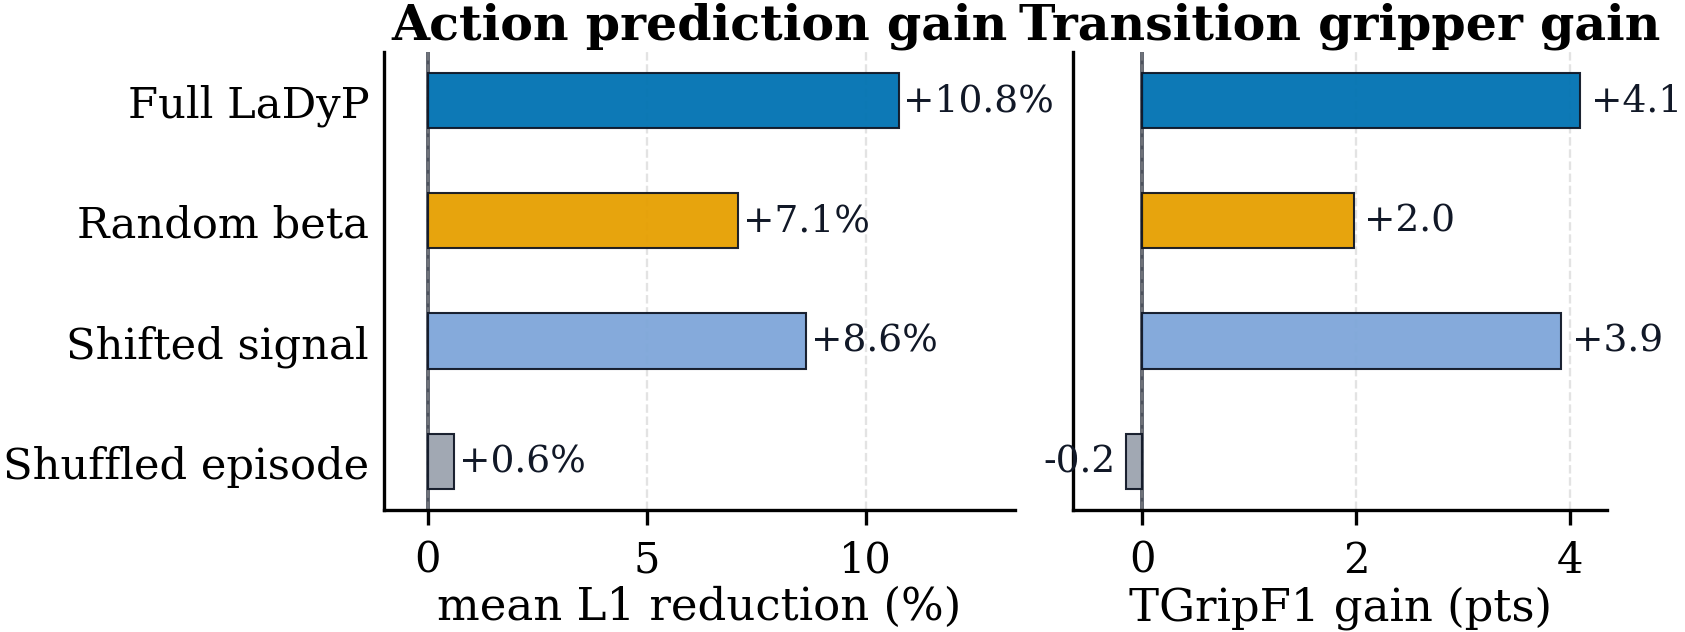

Generate this figure with Python:
from pathlib import Path
import json

import matplotlib.pyplot as plt
import numpy as np

from plot_style import apply_paper_style


OUT_DIR = Path(__file__).resolve().parent
OUT_NAME = "corrupted_control_summary"
DATA_PATH = OUT_DIR / f"{OUT_NAME}_data.json"

DATASETS = ["LIBERO", "CALVIN"]
ACTION_METRICS = ["NormL1", "TransL1", "ChunkL1"]
METHODS = ["Full LaDyP", "Random beta", "Shifted signal", "Shuffled episode"]

COLORS = {
    "Full LaDyP": "#0072B2",
    "Random beta": "#E69F00",
    "Shifted signal": "#7EA6D9",
    "Shuffled episode": "#9CA3AF",
}

PANEL_TITLE_SIZE = 12.8
AXIS_LABEL_SIZE_LOCAL = 11.8
TICK_LABEL_SIZE_LOCAL = 10.8
ROW_LABEL_SIZE = 11.2
ANNOTATION_SIZE_LOCAL = 9.8


def set_style():
    apply_paper_style(
        {
            "font.size": 11.2,
            "axes.labelsize": AXIS_LABEL_SIZE_LOCAL,
            "axes.titlesize": PANEL_TITLE_SIZE,
            "xtick.labelsize": TICK_LABEL_SIZE_LOCAL,
            "ytick.labelsize": ROW_LABEL_SIZE,
        }
    )


def load_values():
    with DATA_PATH.open("r") as f:
        return json.load(f)["values"]


def mean_action_gain(values, method):
    base = values["DP-Base"]
    current = values[method]
    gains = []
    for dataset in DATASETS:
        for metric in ACTION_METRICS:
            base_v = float(base[dataset][metric])
            current_v = float(current[dataset][metric])
            gains.append((base_v - current_v) / base_v * 100.0)
    return float(np.mean(gains))


def mean_tgrip_gain(values, method):
    base = values["DP-Base"]
    current = values[method]
    gains = []
    for dataset in DATASETS:
        gains.append(
            (float(current[dataset]["TGripF1"]) - float(base[dataset]["TGripF1"]))
            * 100.0
        )
    return float(np.mean(gains))


def annotate_bar(ax, value, y, suffix, xpad=0.14):
    ha = "left" if value >= 0 else "right"
    x = value + (xpad if value >= 0 else -xpad)
    ax.text(
        x,
        y,
        f"{value:+.1f}{suffix}",
        ha=ha,
        va="center",
        fontsize=ANNOTATION_SIZE_LOCAL,
        color="#111827",
    )


def draw_panel(ax, y, panel_values, title, xlabel, xlim, suffix):
    ax.axvline(0.0, color="#111827", linewidth=0.9, alpha=0.75, zorder=1)
    for yi, method, value in zip(y, METHODS, panel_values, strict=False):
        ax.barh(
            yi,
            value,
            height=0.52,
            color=COLORS[method],
            edgecolor="#111827",
            linewidth=0.5,
            alpha=0.95,
            zorder=2,
        )
        annotate_bar(ax, value, yi, suffix)

    ax.set_title(title, fontsize=PANEL_TITLE_SIZE, fontweight="semibold", pad=5)
    ax.set_xlim(*xlim)
    ax.grid(axis="x", linestyle="--", linewidth=0.55, alpha=0.35, zorder=0)
    ax.set_xlabel(xlabel, fontsize=AXIS_LABEL_SIZE_LOCAL, labelpad=3)
    ax.tick_params(axis="y", length=0, labelsize=ROW_LABEL_SIZE)
    ax.tick_params(axis="x", labelsize=TICK_LABEL_SIZE_LOCAL)


def main():
    set_style()
    values = load_values()

    action_values = [mean_action_gain(values, method) for method in METHODS]
    tgrip_values = [mean_tgrip_gain(values, method) for method in METHODS]
    y = np.arange(len(METHODS))

    fig, axes = plt.subplots(
        1,
        2,
        figsize=(5.25, 2.8),
        sharey=True,
        gridspec_kw={"width_ratios": [1.18, 1.0], "wspace": 0.12},
    )

    draw_panel(
        axes[0],
        y,
        action_values,
        "Action prediction gain",
        "mean L1 reduction (%)",
        (-1.0, 13.4),
        "%",
    )
    draw_panel(
        axes[1],
        y,
        tgrip_values,
        "Transition gripper gain",
        "TGripF1 gain (pts)",
        (-0.65, 4.35),
        "",
    )

    axes[0].set_yticks(y)
    axes[0].set_yticklabels(METHODS, fontsize=ROW_LABEL_SIZE)
    axes[1].set_yticks(y)
    axes[1].tick_params(axis="y", labelleft=False)
    axes[0].invert_yaxis()

    fig.subplots_adjust(left=0.245, right=0.985, top=0.84, bottom=0.22)

    OUT_DIR.mkdir(parents=True, exist_ok=True)
    for ext in ("pdf", "png"):
        out = OUT_DIR / f"{OUT_NAME}.{ext}"
        fig.savefig(out, dpi=300, bbox_inches="tight")
        print(out)


if __name__ == "__main__":
    main()
